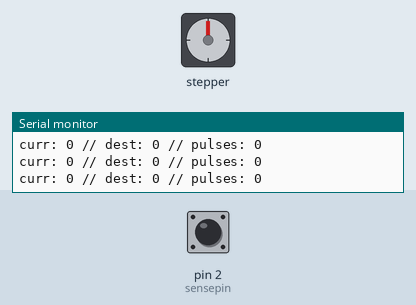
This sketch was run on a simulated Arduino Uno, built with avr-gcc and run on an emulated ATmega328P. On the bench: stepper motor, the last lines printed to the serial monitor. Wiring (inferred from the names in the program): stepper motor driver (200 steps per turn assumed): step pin 12; direction pin 11. Inputs (shaded band) come from the test bench; at power-on: pin 2 (sensepin) HIGH.

Above: at 1.2 s.
1.3 s: pin 2 (sensepin) driven LOW
At 1.55 s:
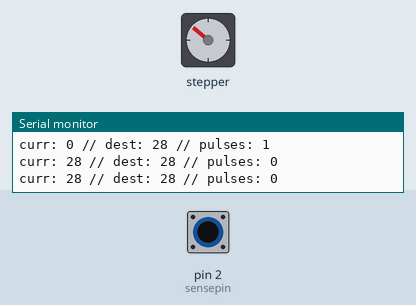
3.3 s: pin 2 (sensepin) pulsed HIGH 2 times (0.12 s each, 0.3 s apart)
At 3.9 s:
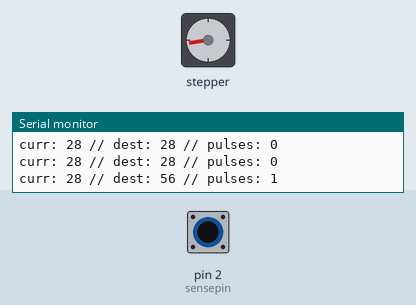
Timing chart, 0 to 6.3 s (numbered marks = the images above; inputs shaded):
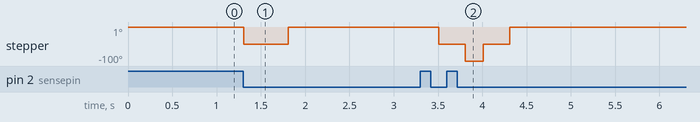

Measured:
- after the input at 1.3 s, stepper: goes -50° 0.50 s, then 0°, starting at once
- after the input at 3.3 s, stepper: turns 100° counter-clockwise in 0.30 s, then 100° clockwise in 0.30 s

The sketch:

speedometer.ino
```cpp
/*
 * Simple Speedometer
 * Chris Dieringer
 * March 2014
 */
volatile int pulseCount = 0;
int sensepin = 2;
int dirpin = 11;
int steppin = 12;

#define MAXSPEED 4500 //mm/s (4500mm/s ~10mph)
#define MAXSPEEDANGLE 180 //max range of the dial
#define MINSPEEDANGLE 0 //Keep at 0
#define STEPSPERREV (200*8) //consult your motor and stepper driver board.  Scale to compensate for microsteps.  Easy driver with no addons defaults to 8 microsteps/step
#define WHEELDIA (25.4) //mm
#define NUMSENSORS 1 //i.e., if you may have 2 wheel magnets on a magnetic wheel sensor.  The more you add, the better your resolution will be!
const double DISTANCE_PER_PULSE = (double) WHEELDIA*3.1415926/NUMSENSORS; //mm
#define SPEEDBUFFSIZE 5 //smoothing constant. larger:less-responsive, smaller:more-responsive. Recommend 3-10
#define T_INTERVAL 100 // (milliseconds) time duration for each capturing period.  Recommend as low as possible, so long as you can get substantial pulses within that duration
// NOTE : It will take SPEEDBUFFSIZE * T_INVERVAL time for the speedometer to return to 0 after the object's motion has stopped
#define MOTORDELAYMICRO 200 //delay between pulses for motor (microseconds).  You should make this as small as feasible, with a ~30-50 safety time added.  Start at 200, by 10's/20's up or down

double interval_end;  //marks the end of a T_INTERVAL period of data collection
int speedCounts[SPEEDBUFFSIZE]; //array of speed/pulse counts
int currentStep = 0;


void setup() {
  Serial.begin(38400);
  Serial.println("Speedometer logging started...");
  Serial.print("Distance per pulse: ");
  Serial.println(DISTANCE_PER_PULSE);
  pinMode(sensepin, INPUT);
  digitalWrite(sensepin,HIGH);
  pinMode(dirpin, OUTPUT);
  pinMode(steppin, OUTPUT);
  attachInterrupt(0, pulseSense, FALLING);
  interval_end = millis() + T_INTERVAL;
}


void pulseSense() {
  ++pulseCount;
}


void loop() {
  if (millis() > interval_end) {
    shiftArray(speedCounts,SPEEDBUFFSIZE);
    speedCounts[0] = pulseCount;
    pulseCount = 0;
    interval_end += T_INTERVAL;
    moveDial();
  }
}


//shifts all array elements to the right
//element of array[0] set to 0
void shiftArray(int* arr, int arrSize) {
  for (int k = arrSize-1; k > 0; k--)
  {
    arr[k]=arr[k-1];
  }
  arr[0]=0;
  return;
}


/**
 * convert speed data to dial position, and command dial to that position
 */
void moveDial() {
   double approxDestStep = 0.0;
   double currSpeed = 0.0;
   for (int i = 0; i<SPEEDBUFFSIZE; ++i) {
     currSpeed = speedCounts[i]*DISTANCE_PER_PULSE/(T_INTERVAL/1000.0); //distance/time = speed
     //Serial.print("curr speed: "); Serial.println(currSpeed);
     if (currSpeed >= MAXSPEED) {
       approxDestStep += (MAXSPEEDANGLE/360.0)*STEPSPERREV/SPEEDBUFFSIZE;
       Serial.println("Max speed hit!");
     }
     else {
       approxDestStep += map(currSpeed,
                              0.0,
                              MAXSPEED,
                              MINSPEEDANGLE,
                              (MAXSPEEDANGLE/360.0)*STEPSPERREV)
                              /SPEEDBUFFSIZE; //creates average of past speeds
     }
   }
   int destStep = (int) approxDestStep;

   //Uncomment below to monitor your motion vitals
   Serial.print("curr: "); Serial.print(currentStep);Serial.print(" // dest: "); Serial.print(destStep);Serial.print(" // pulses: "); Serial.println(speedCounts[0]);

    //set direction of move
    int stepInc = 0;
    if (destStep > currentStep) {
      digitalWrite(dirpin, LOW);
      stepInc = 1;
    } else {
      digitalWrite(dirpin, HIGH);
      stepInc = -1;
    }

    while (currentStep != destStep)
    {
      digitalWrite(steppin, LOW);
      digitalWrite(steppin, HIGH); // easydriver acts on HIGH
      delayMicroseconds(MOTORDELAYMICRO);
      currentStep += stepInc;
    }
}
```
